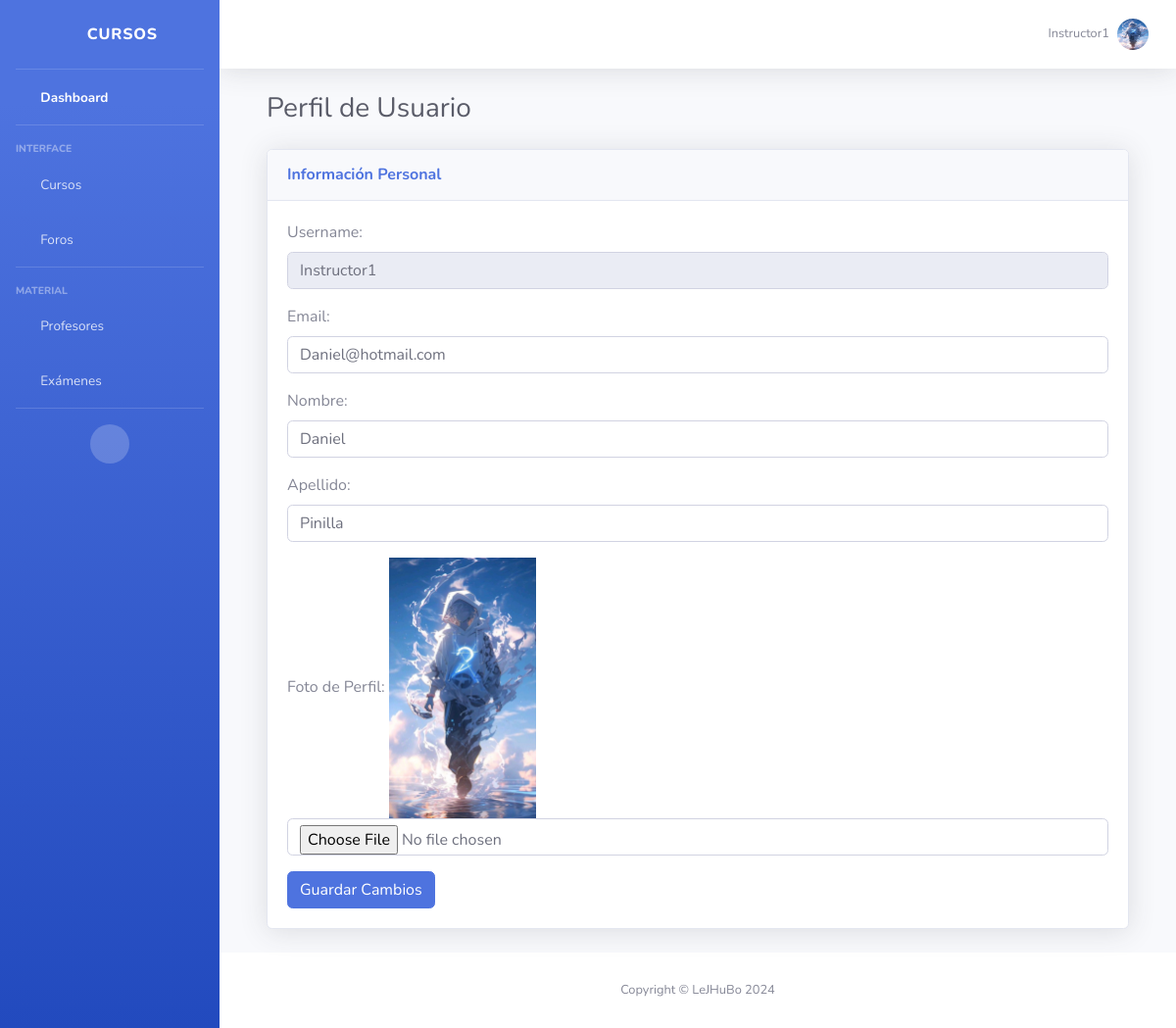
The page /courses/accounts/profile/ (signed in) on the database as committed earlier.
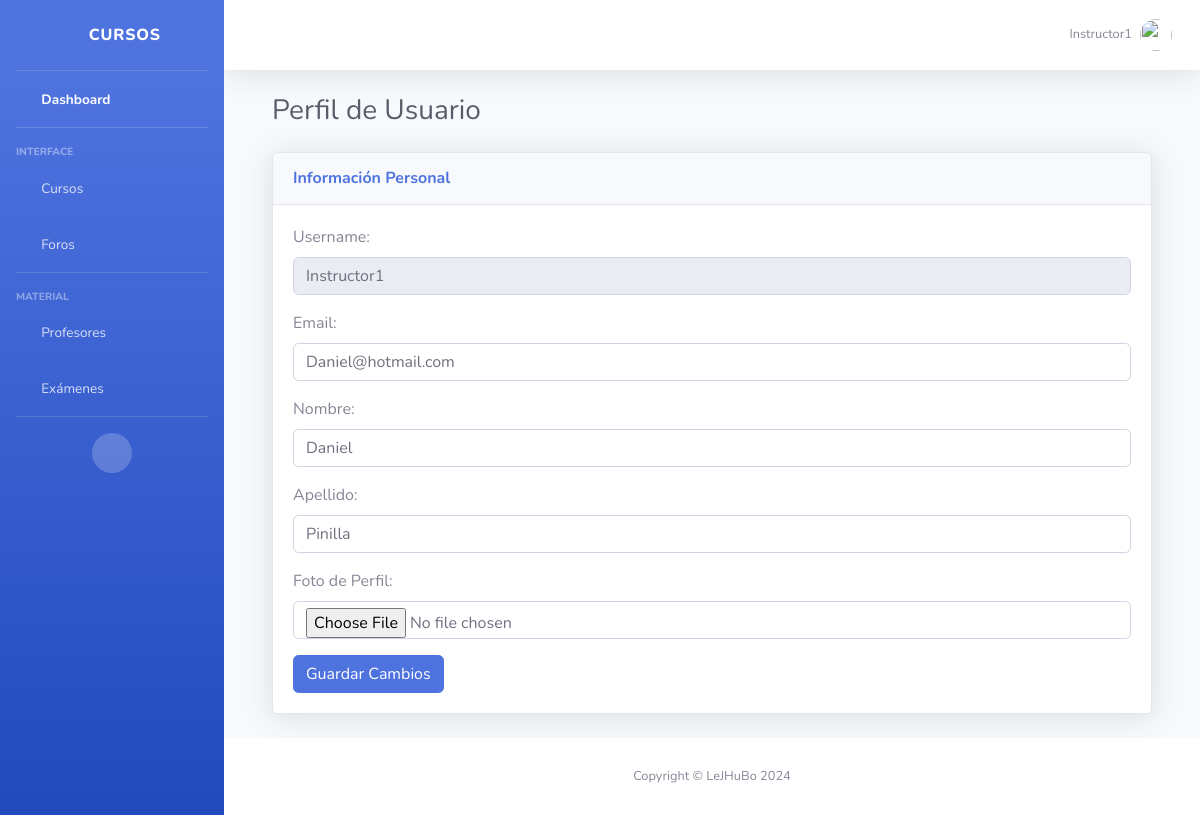
The same page on the database as committed later.
### courses/models.py (models this page shows, shortened)
class User(AbstractUser):
    ROLE_CHOICES = (
        ('student', 'Student'),
        ('instructor', 'Instructor'),
        ('admin', 'Admin'),
    )
    role = models.CharField(max_length=10, choices=ROLE_CHOICES, default='student')
    groups = models.ManyToManyField(Group, related_name='custom_user_set')
    user_permissions = models.ManyToManyField(Permission, related_name='custom_user_set')
    profile_picture = models.ImageField(upload_to='profile_pictures/', null=True, blank=True)
    objects = UserManager()

### courses/views.py (the view, shortened to what this page needs)
# urls.py: path('accounts/profile/', views.ProfileView.as_view(), name='profile'),
class ProfileView(LoginRequiredMixin, TemplateView):
    template_name = 'accounts/perfil.html'
    def get(self, request, *args, **kwargs):
        form = UserProfileForm(instance=request.user)
        return render(request, self.template_name, {'form': form})

### courses/forms.py
class UserProfileForm(UserChangeForm):
    password = None  # Excluir el campo de contraseña
    class Meta:
        model = User
        fields = ('first_name', 'last_name', 'email', 'profile_picture')
        widgets = {
            'first_name': forms.TextInput(attrs={'class': 'form-control'}),
            'last_name': forms.TextInput(attrs={'class': 'form-control'}),
            'email': forms.EmailInput(attrs={'class': 'form-control'}),
            'profile_picture': forms.FileInput(attrs={'class': 'form-control'}),
        }

### courses/templates/accounts/perfil.html (shortened to what this page needs)
{% extends "index.html" %} {% load static %} {% block title %}Perfil de Usuario{% endblock %} {% block content %}
<div class="container">
    <h1 class="h3 mb-4 text-gray-800">Perfil de Usuario</h1>
    <div class="card shadow mb-4">
        <div class="card-header py-3">
            <h6 class="m-0 font-weight-bold text-primary">Información Personal</h6>
        </div>
        <div class="card-body">
            <form method="post" enctype="multipart/form-data">
                <div class="form-group">
                    <label for="username">Username:</label>
                    <input type="text" class="form-control" id="username" value="{{ user.username }}" readonly>
                </div>
                <div class="form-group">
                    <label for="email">Email:</label> {{ form.email }}
                </div>
                <div class="form-group">
                    <label for="first_name">Nombre:</label> {{ form.first_name }}
                </div>
                <div class="form-group">
                    <label for="last_name">Apellido:</label> {{ form.last_name }}
                </div>
                <div class="form-group">
                    <label for="profile_picture">Foto de Perfil:</label> {% if user.profile_picture %}
                    <img src="{{ user.profile_picture.url }}" alt="Profile Picture" width="150"> {% endif %} {{ form.profile_picture }}
                </div>
                <button type="submit" class="btn btn-primary">Guardar Cambios</button>
            </form>
        </div>
    </div>
</div>
{% endblock %}

### courses/templates/index.html (shortened to what the changed rows need)
{% load static %}
<!DOCTYPE html>
<html lang="en">
<head>
    <link href="{% static 'vendor/fontawesome-free/css/all.min.css' %}" rel="stylesheet" type="text/css">
    <link href="{% static 'css/sb-admin-2.min.css' %}" rel="stylesheet">
</head>
<body id="page-top">
    <div id="wrapper">
        <div id="content-wrapper" class="d-flex flex-column">
            <div id="content">
                <nav class="navbar navbar-expand navbar-light bg-white topbar mb-4 static-top shadow">
                    <ul class="navbar-nav ml-auto">
                        <li class="nav-item dropdown no-arrow">
                            <a class="nav-link dropdown-toggle" href="#" id="userDropdown" role="button" data-toggle="dropdown" aria-haspopup="true" aria-expanded="false">
                                <span class="mr-2 d-none d-lg-inline text-gray-600 small">{{ user.username }}</span> {% if user.profile_picture %}
                                <img class="img-profile rounded-circle" src="{{ user.profile_picture.url }}"> {% else %}
                                <img class="img-profile rounded-circle" src="{% static 'img/undraw_profile.svg' %}"> {% endif %}
                            </a>
                        </li>
                    </ul>
                </nav>
                <div class="container-fluid">
                    {% block content %}{% endblock %}
                </div>
            </div>
        </div>
    </div>
</body>
</html>

Rows that differ between the two databases and show on the page:
changed User "Instructor1": profile_picture: picture removed
